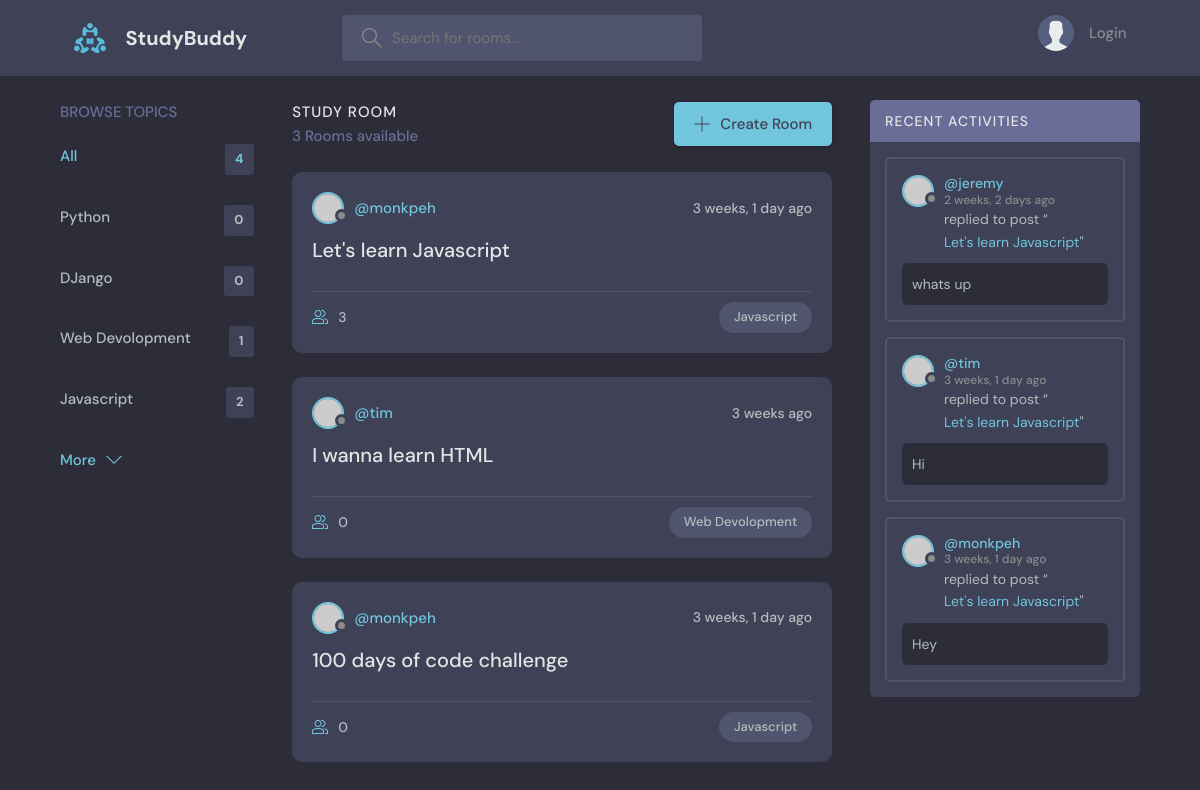
The app's page /, older data.
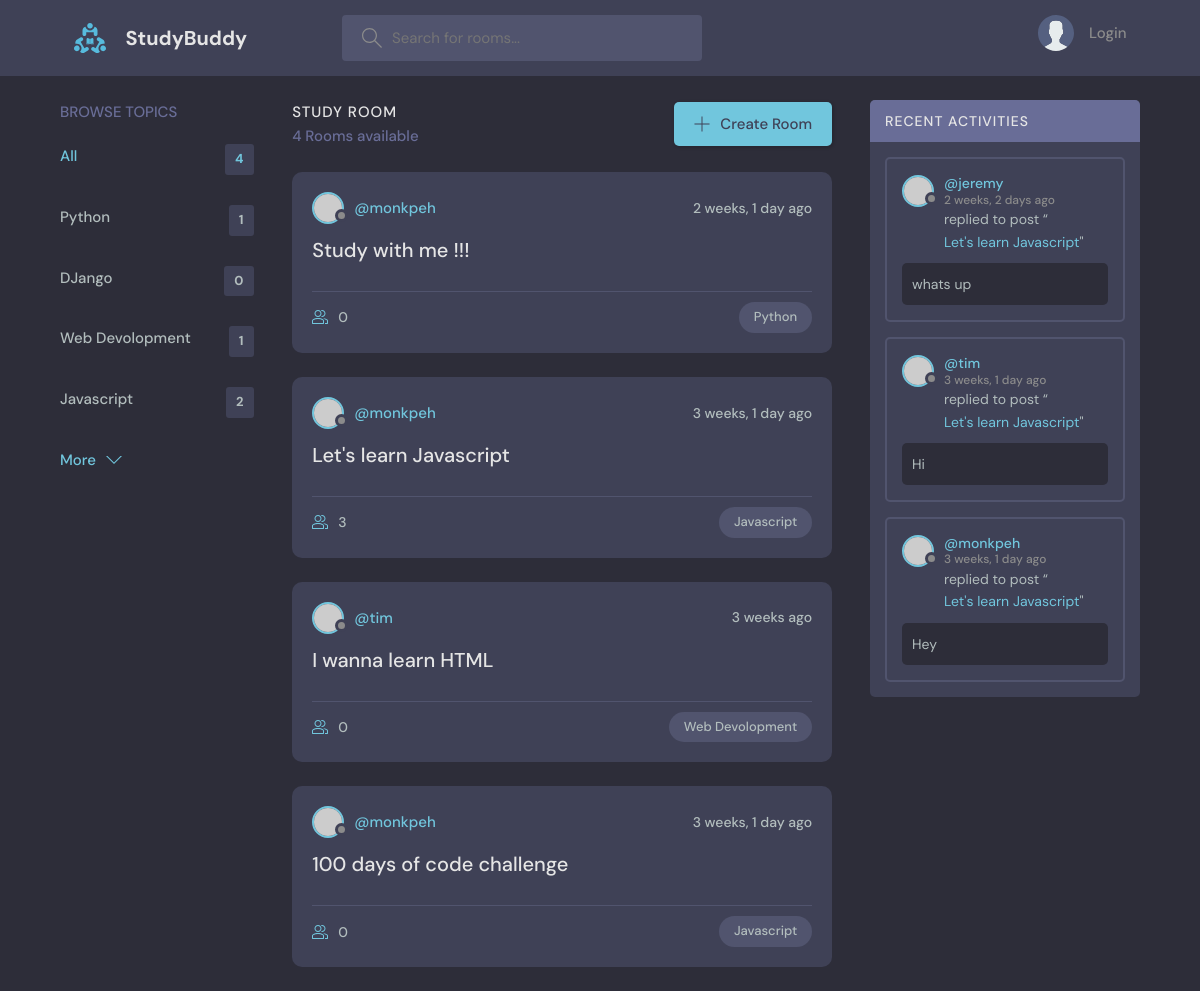
The same page, newer data.
### base/models.py (models this page shows, shortened)
class Topic(models.Model):
    name = models.CharField(max_length=200)

class Room(models.Model):
    host = models.ForeignKey(User, on_delete=models.SET_NULL, null=True)
    topic = models.ForeignKey(Topic, on_delete=models.SET_NULL, null=True)
    name = models.CharField(max_length=200)
    description = models.TextField(null=True, blank=True)
    participants = models.ManyToManyField(
        User, related_name='participants', blank=True)
    updated = models.DateTimeField(auto_now=True)
    created = models.DateTimeField(auto_now_add=True)
    class Meta:
        ordering = ['-updated', '-created']

class Message(models.Model):
    user = models.ForeignKey(User, on_delete=models.CASCADE)
    room = models.ForeignKey(Room, on_delete=models.CASCADE)
    body = models.TextField()
    updated = models.DateTimeField(auto_now=True)
    created = models.DateTimeField(auto_now_add=True)
    class Meta:
        ordering = ['-updated', '-created']

### base/views.py (the view)
# urls.py: path('', views.home, name='home'),
def home(request):
    q = request.GET.get('q') if request.GET.get('q') != None else ''
    rooms = Room.objects.filter(
       Q(topic__name__icontains = q) |
       Q(name__icontains = q) |
       Q(description__icontains = q)
       )
    topics = Topic.objects.all()
    room_count = rooms.count()
    room_messages = Message.objects.filter(Q(room__topic__name__icontains = q))
    context = {'rooms':rooms,'topics':topics, 'room_count':room_count,
               'room_messages':room_messages}
    return render(request, 'base/home.html', context)

### base/templates/base/home.html (shortened to what this page needs)
{% extends 'main.html' %}
{% block content %}
    <main class="layout layout--3">
      <div class="container">
        {% include 'base/topics_components.html' %}
        <div class="roomList">
          <div class="roomList__header">
            <div>
              <h2>Study Room</h2>
              <p>{{room_count}} Rooms available</p>
            </div>
            <a class="btn btn--main" href="{% url 'create-room' %}">
              <svg version="1.1" xmlns="http://www.w3.org/2000/svg" width="32" height="32" viewBox="0 0 32 32">
                <title>add</title><path
                  d="M16.943 0.943h-1.885v14.115h-14.115v1.885h14.115v14.115h1.885v-14.115h14.115v-1.885h-14.115v-14.115z"
                ></path>
              </svg>
              Create Room
            </a>
          </div>
          {% include 'base/feed_components.html' %}
        </div>
         {% include 'base/activity_components.html' %}
      </div>
    </main>
    {% endblock content %}

### base/templates/base/topics_components.html
<div class="topics">
    <div class="topics__header">
      <h2>Browse Topics</h2>
    </div>
    <ul class="topics__list">
      <li>
        <a href="{% url 'home' %}" class="active">All <span>{{topics.count}}</span></a>
      </li>
      {% for topic in topics %}
      <li>
        <a href="{% url 'home' %}?q={{topic.name}}">{{topic.name}}<span>{{topic.room_set.all.count}}</span></a>
      </li>
      {%endfor%}
    </ul>
    <a class="btn btn--link" href="topics.html">
      More
      <svg version="1.1" xmlns="http://www.w3.org/2000/svg" width="32" height="32" viewBox="0 0 32 32">
        <title>chevron-down</title>
        <path d="M16 21l-13-13h-3l16 16 16-16h-3l-13 13z"></path>
      </svg>
    </a>
  </div>

### base/templates/base/feed_components.html (shortened to what this page needs)
{% for room in rooms %}
<div class="roomListRoom">
    <div class="roomListRoom__header">
      <a href="{% url 'user-profile' room.host.id %}" class="roomListRoom__author">
        <div class="avatar avatar--small">
          <img src="https://randomuser.me/api/portraits/women/11.jpg" />
        </div>
        <span>@{{room.host.username}}</span>
      </a>
      <div class="roomListRoom__actions">
        <span>{{room.created | timesince}} ago</span>
      </div>
    </div>
    <div class="roomListRoom__content">
      <a href="{% url 'room' room.id %}">{{room.name}}</a>
    </div>
    <div class="roomListRoom__meta">
      <a href="{% url 'room' room.id %}" class="roomListRoom__joined">
        {{room.participants.all.count}}
      </a>
      <p class="roomListRoom__topic">{{room.topic.name}}</p>
    </div>
</div>
{% endfor %}

### base/templates/base/activity_components.html (shortened to what this page needs)
<div class="activities">
    <div class="activities__header">
      <h2>Recent Activities</h2>
    </div>
    {% for message in room_messages %}
    <div class="activities__box">
      <div class="activities__boxHeader roomListRoom__header">
        <a href="{% url 'user-profile' message.user.id %}" class="roomListRoom__author">
          <div class="avatar avatar--small">
            <img src="https://randomuser.me/api/portraits/women/11.jpg" />
          </div>
          <p>
            @{{message.user}}
            <span>{{message.created|timesince}} ago</span>
          </p>
        </a>
      </div>
      <div class="activities__boxContent">
        <p>replied to post “<a href="{% url 'room' message.room.id %}">{{message.room.name}}</a>"</p>
        <div class="activities__boxRoomContent">
            {{message.body}}
        </div>
      </div>
    </div>
    {% endfor %}
  </div>

Row changes from the older to the newer data that the page shows:
computed for Topic "Python": room_set.all.count "0" → "1"
added Room: host.username "monkpeh", created "2 weeks, 1 day", name "Study with me !!!", participants.all.count "0", topic.name "Python"
Text that changed along with them:
{{ room_count }}: "3" → "4"
